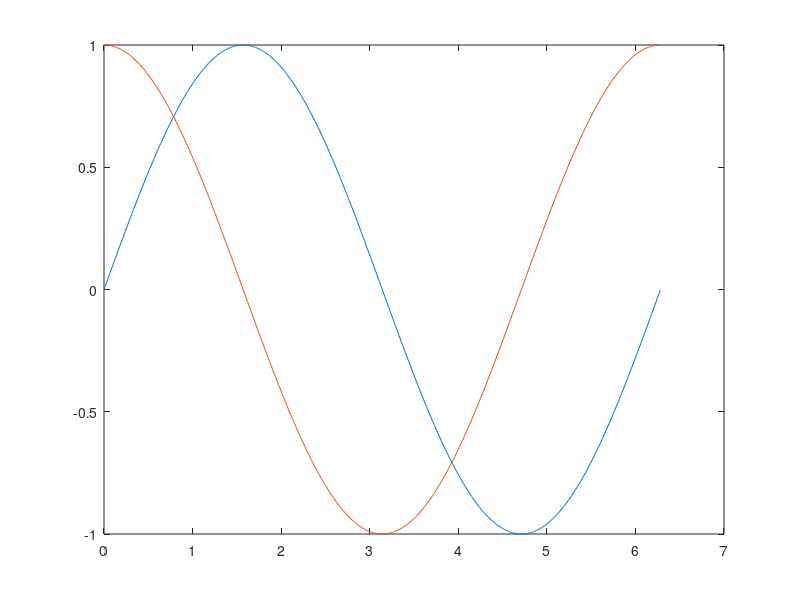

The MATLAB script that drew this image:
%Draw the graph of y=sin(x) on the interval [0,2pi]%
x = 0:0.01:2*pi; %0.01 is the step size%
%Sample the x values and find the function values%
y = sin(x);
plot(x,y)

%You can change the function and step size%

hold on

x = 0:0.01:2*pi;
y = cos(x);
plot(x,y)